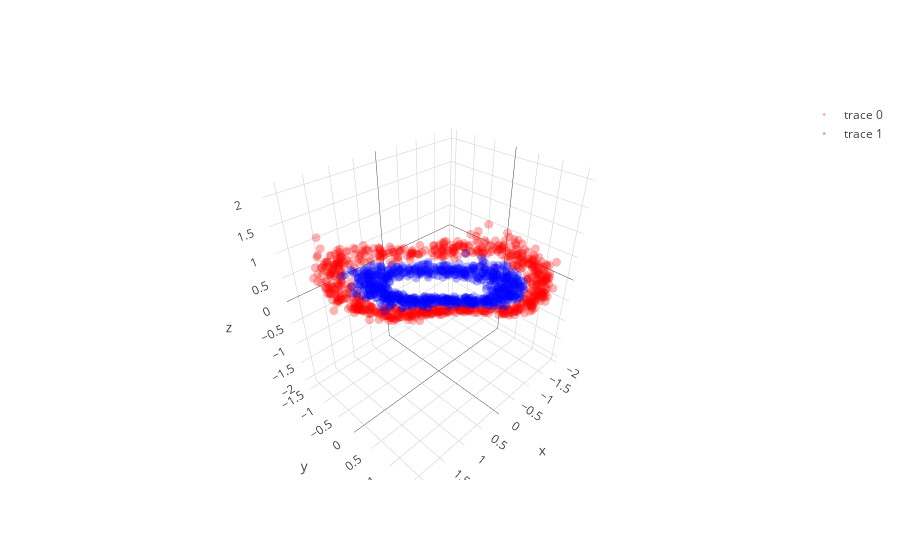
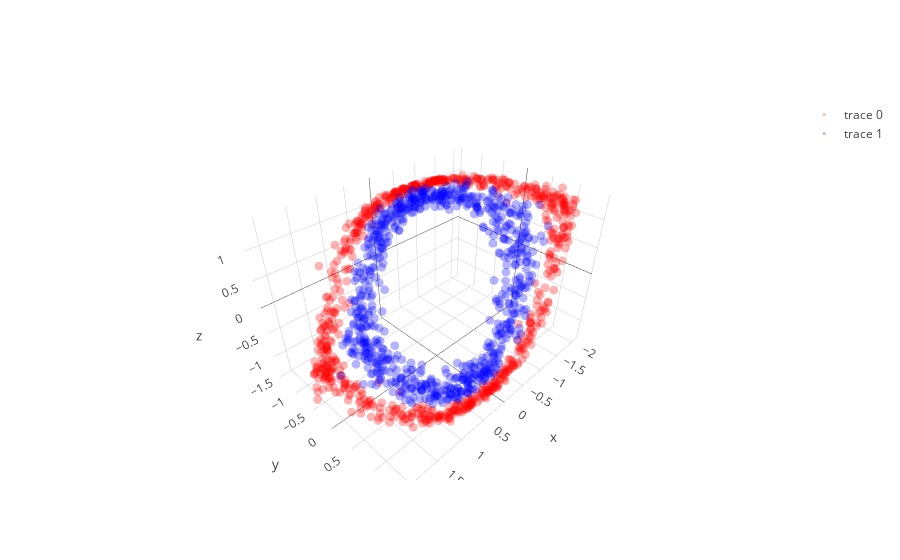

The cell these charts' notebook holds for them, in order:
### Code cell
learning_rate = 0.00008; beta1=0.999; beta2=0.999; adam_e = 1e-8 

l1 = PCA_layer(2,3)
l1b= batch_norm()
l2 = PCA_layer(3,3)
l2b= batch_norm()
l3 = PCA_layer(3,2)

mini_batch_size    = 20
training_iteration = 100

copyX = np.copy(X)
for iter in range(training_iteration):

    copyX = shuffle(copyX)
    for current_batch_index in range(0,len(X),mini_batch_size):
        current_batch = copyX[current_batch_index:current_batch_index+mini_batch_size]
        layer1,layer1_var = l1.feed_non(current_batch,0)
        layer1bn = l1b.feed(layer1)
        layer2,layer2_var = l2.feed_non(layer1bn,0)
        layer2bn = l2b.feed(layer2)
        layer3,layer3_var = l3.feed_linear(layer2bn)

        sys.stdout.write("Iter: " + str(iter) + " " + str(layer1_var.mean() + layer2_var.mean() + layer3_var.mean()) + '\r')
        sys.stdout.flush()
        
        grad3 = l3.back_linear()
        grad2bn = l2b.back(grad3)
        grad2 = l2.back_non(grad2bn,cancel=0,sign_value=1)
        grad1bn = l1b.back(grad2)
        grad1 = l1.back_non(grad1bn,cancel=0,sign_value=1)
   
layer1,layer1_var = l1.feed_non(X,0)
layer1bn = l1b.feed(layer1)
layer2,layer2_var = l2.feed_non(layer1bn,0)
layer2bn = l2b.feed(layer2)
layer3,layer3_var = l3.feed_linear(layer2bn)

trace1 = go.Scatter3d(
    x=layer1bn[y==0,0],
    y=layer1bn[y==0,1],
    z=layer1bn[y==0,2],
    mode='markers',
    line=dict(color='red',width=0.5),
    marker=dict(size=3,opacity=0.3)
)
trace2 = go.Scatter3d(
    x=layer1bn[y==1,0],
    y=layer1bn[y==1,1],
    z=layer1bn[y==1,2],
    mode='markers',
    line=dict(color='blue',width=0.5),
    marker=dict(size=3,opacity=0.3)
)
data = [trace1,trace2]
fig  = go.Figure(data=data)
iplot(fig)

trace1 = go.Scatter3d(
    x=layer2bn[y==0,0],
    y=layer2bn[y==0,1],
    z=layer2bn[y==0,2],
    mode='markers',
    line=dict(color='red',width=0.5),
    marker=dict(size=3,opacity=0.3)
)
trace2 = go.Scatter3d(
    x=layer2bn[y==1,0],
    y=layer2bn[y==1,1],
    z=layer2bn[y==1,2],
    mode='markers',
    line=dict(color='blue',width=0.5),
    marker=dict(size=3,opacity=0.3)
)
data = [trace1,trace2]
fig  = go.Figure(data=data)
iplot(fig)

plt.figure(figsize=(8,6))
plt.scatter(layer3[y==0, 0], layer3[y==0, 1], color='red', alpha=0.5)
plt.scatter(layer3[y==1, 0], layer3[y==1, 1], color='blue', alpha=0.5)
plt.show()

### Figure 1 — Plotly figure (JSON) as saved in the notebook; plotly's stock layout.template omitted (floating-point values rounded to 4 significant figures; data arrays with more than 128 entries replaced by an {"elided": "..."} marker saying what was removed)
{"data": [{"line": {"color": "red", "width": 0.5}, "marker": {"opacity": 0.3, "size": 3}, "mode": "markers", "type": "scatter3d", "uid": "806bc8f3-13b7-4b32-8515-fb86fac89d63", "x": {"elided": "750 float values"}, "y": {"elided": "750 float values"}, "z": {"elided": "750 float values"}}, {"line": {"color": "blue", "width": 0.5}, "marker": {"opacity": 0.3, "size": 3}, "mode": "markers", "type": "scatter3d", "uid": "760ed6de-f1a2-4b20-a88d-735a101dd5f8", "x": {"elided": "750 float values"}, "y": {"elided": "750 float values"}, "z": {"elided": "750 float values"}}], "layout": {}}

### Figure 2 — Plotly figure (JSON) as saved in the notebook; plotly's stock layout.template omitted (floating-point values rounded to 4 significant figures; data arrays with more than 128 entries replaced by an {"elided": "..."} marker saying what was removed)
{"data": [{"line": {"color": "red", "width": 0.5}, "marker": {"opacity": 0.3, "size": 3}, "mode": "markers", "type": "scatter3d", "uid": "817381fa-9db4-42f9-a345-0d072ba75695", "x": {"elided": "750 float values"}, "y": {"elided": "750 float values"}, "z": {"elided": "750 float values"}}, {"line": {"color": "blue", "width": 0.5}, "marker": {"opacity": 0.3, "size": 3}, "mode": "markers", "type": "scatter3d", "uid": "7f1c98e7-8195-4bb9-86cb-5825c3ad7d62", "x": {"elided": "750 float values"}, "y": {"elided": "750 float values"}, "z": {"elided": "750 float values"}}], "layout": {}}
